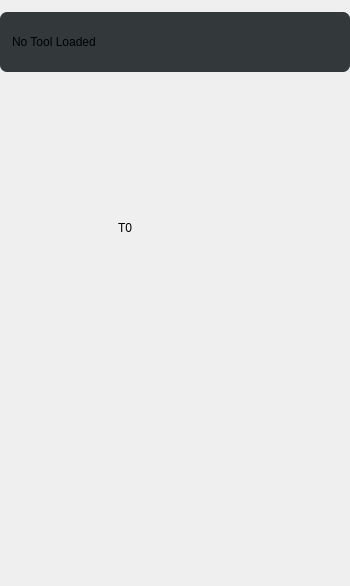
      <widget class="QWidget" name="widget_21" native="true">
       <property name="sizePolicy">
        <sizepolicy hsizetype="Fixed" vsizetype="Preferred">
         <horstretch>1</horstretch>
         <verstretch>0</verstretch>
        </sizepolicy>
       </property>
       <property name="minimumSize">
        <size>
         <width>350</width>
         <height>0</height>
        </size>
       </property>
       <property name="maximumSize">
        <size>
         <width>350</width>
         <height>16777215</height>
        </size>
       </property>
       <property name="styleSheet">
        <string notr="true"/>
       </property>
       <layout class="QVBoxLayout" name="verticalLayout_14">
        <property name="leftMargin">
         <number>0</number>
        </property>
        <property name="topMargin">
         <number>12</number>
        </property>
        <property name="rightMargin">
         <number>0</number>
        </property>
        <property name="bottomMargin">
         <number>20</number>
        </property>
        <item>
         <widget class="QFrame" name="frame_40">
          <property name="sizePolicy">
           <sizepolicy hsizetype="Expanding" vsizetype="Fixed">
            <horstretch>1</horstretch>
            <verstretch>0</verstretch>
           </sizepolicy>
          </property>
          <property name="minimumSize">
           <size>
            <width>0</width>
            <height>60</height>
           </size>
          </property>
          <property name="styleSheet">
           <string notr="true">.QFrame{
    background-color: rgb(51, 57, 59);
    border-radius: 7px;
    padding-left: 3px;
    padding-right: 3px;
}</string>
          </property>
          <layout class="QHBoxLayout" name="horizontalLayout_132">
           <property name="leftMargin">
            <number>5</number>
           </property>
           <property name="topMargin">
            <number>3</number>
           </property>
           <property name="rightMargin">
            <number>5</number>
           </property>
           <property name="bottomMargin">
            <number>3</number>
           </property>
           <item>
            <layout class="QHBoxLayout" name="horizontalLayout_133">
             <property name="spacing">
              <number>3</number>
             </property>
             <item>
              <widget class="StatusLabel" name="tool_length_10">
               <property name="sizePolicy">
                <sizepolicy hsizetype="Preferred" vsizetype="Preferred">
                 <horstretch>0</horstretch>
                 <verstretch>0</verstretch>
                </sizepolicy>
               </property>
               <property name="minimumSize">
                <size>
                 <width>70</width>
                 <height>40</height>
                </size>
               </property>
               <property name="maximumSize">
                <size>
                 <width>16777215</width>
                 <height>40</height>
                </size>
               </property>
               <property name="text">
                <string>No Tool Loaded</string>
               </property>
               <property name="alignment">
                <set>Qt::AlignmentFlag::AlignLeading|Qt::AlignmentFlag::AlignLeft|Qt::AlignmentFlag::AlignVCenter</set>
               </property>
               <property name="wordWrap">
                <bool>true</bool>
               </property>
               <property name="indent">
                <number>4</number>
               </property>
               <property name="format" stdset="0">
                <string>{:.3f}</string>
               </property>
               <property name="rules" stdset="0">
                <string>[{&quot;channels&quot;: [{&quot;url&quot;: &quot;tooltable:current_tool?remark&quot;, &quot;trigger&quot;: true}], &quot;property&quot;: &quot;Text&quot;, &quot;expression&quot;: &quot;ch[0]&quot;, &quot;name&quot;: &quot;Tool Comment&quot;}]</string>
               </property>
               <property name="styleSet" stdset="0">
                <string>dataField14</string>
               </property>
              </widget>
             </item>
            </layout>
           </item>
          </layout>
         </widget>
        </item>
        <item>
         <widget class="QWidget" name="widget_3" native="true">
          <property name="sizePolicy">
           <sizepolicy hsizetype="Expanding" vsizetype="Fixed">
            <horstretch>1</horstretch>
            <verstretch>0</verstretch>
           </sizepolicy>
          </property>
          <property name="minimumSize">
           <size>
            <width>0</width>
            <height>280</height>
           </size>
          </property>
          <property name="maximumSize">
           <size>
            <width>16777215</width>
            <height>280</height>
           </size>
          </property>
          <widget class="QLabel" name="label_89">
           <property name="geometry">
            <rect>
             <x>40</x>
             <y>4</y>
             <width>169</width>
             <height>274</height>
            </rect>
           </property>
           <property name="sizePolicy">
            <sizepolicy hsizetype="Fixed" vsizetype="Fixed">
             <horstretch>0</horstretch>
             <verstretch>0</verstretch>
            </sizepolicy>
           </property>
           <property name="minimumSize">
            <size>
             <width>169</width>
             <height>274</height>
            </size>
           </property>
           <property name="maximumSize">
            <size>
             <width>169</width>
             <height>274</height>
            </size>
           </property>
           <property name="styleSheet">
            <string notr="true">image: url(:/images/atc_spindle_tool.png);</string>
           </property>
           <property name="text">
            <string/>
           </property>
           <property name="scaledContents">
            <bool>true</bool>
           </property>
           <property name="indent">
            <number>0</number>
           </property>
          </widget>
          <widget class="StatusLabel" name="loaded_spindle_tool_number">
           <property name="geometry">
            <rect>
             <x>100</x>
             <y>135</y>
             <width>50</width>
             <height>30</height>
            </rect>
           </property>
           <property name="sizePolicy">
            <sizepolicy hsizetype="Fixed" vsizetype="Fixed">
             <horstretch>1</horstretch>
             <verstretch>0</verstretch>
            </sizepolicy>
           </property>
           <property name="minimumSize">
            <size>
             <width>50</width>
             <height>30</height>
            </size>
           </property>
           <property name="maximumSize">
            <size>
             <width>50</width>
             <height>30</height>
            </size>
           </property>
           <property name="text">
            <string>T0</string>
           </property>
           <property name="alignment">
            <set>Qt::AlignmentFlag::AlignCenter</set>
           </property>
           <property name="format" stdset="0">
            <string>{:.3f}</string>
           </property>
           <property name="rules" stdset="0">
            <string>[{&quot;channels&quot;: [{&quot;url&quot;: &quot;status:tool_in_spindle?text&quot;, &quot;trigger&quot;: true}], &quot;property&quot;: &quot;Text&quot;, &quot;expression&quot;: &quot;'T' + ch[0]&quot;, &quot;name&quot;: &quot;current tool&quot;}]</string>
           </property>
           <property name="statusItem" stdset="0">
            <string>tool_offset.3</string>
           </property>
           <property name="styleSet" stdset="0">
            <string>dataField16</string>
           </property>
          </widget>
         </widget>
        </item>
        <item>
         <widget class="QWidget" name="widget_4" native="true">
          <property name="sizePolicy">
           <sizepolicy hsizetype="Expanding" vsizetype="Fixed">
            <horstretch>1</horstretch>
            <verstretch>0</verstretch>
           </sizepolicy>
          </property>
          <property name="minimumSize">
           <size>
            <width>0</width>
            <height>202</height>
           </size>
          </property>
          <property name="maximumSize">
           <size>
            <width>16777215</width>
            <height>202</height>
           </size>
          </property>
          <widget class="QLabel" name="label_38">
           <property name="geometry">
            <rect>
             <x>110</x>
             <y>0</y>
             <width>240</width>
             <height>200</height>
            </rect>
           </property>
           <property name="minimumSize">
            <size>
             <width>240</width>
             <height>200</height>
            </size>
           </property>
           <property name="maximumSize">
            <size>
             <width>240</width>
             <height>200</height>
            </size>
           </property>
           <property name="styleSheet">
            <string notr="true">image: url(:/images/tool_probe.png);</string>
           </property>
           <property name="text">
            <string/>
           </property>
           <property name="scaledContents">
            <bool>true</bool>
           </property>
          </widget>
         </widget>
        </item>
       </layout>
      </widget>
